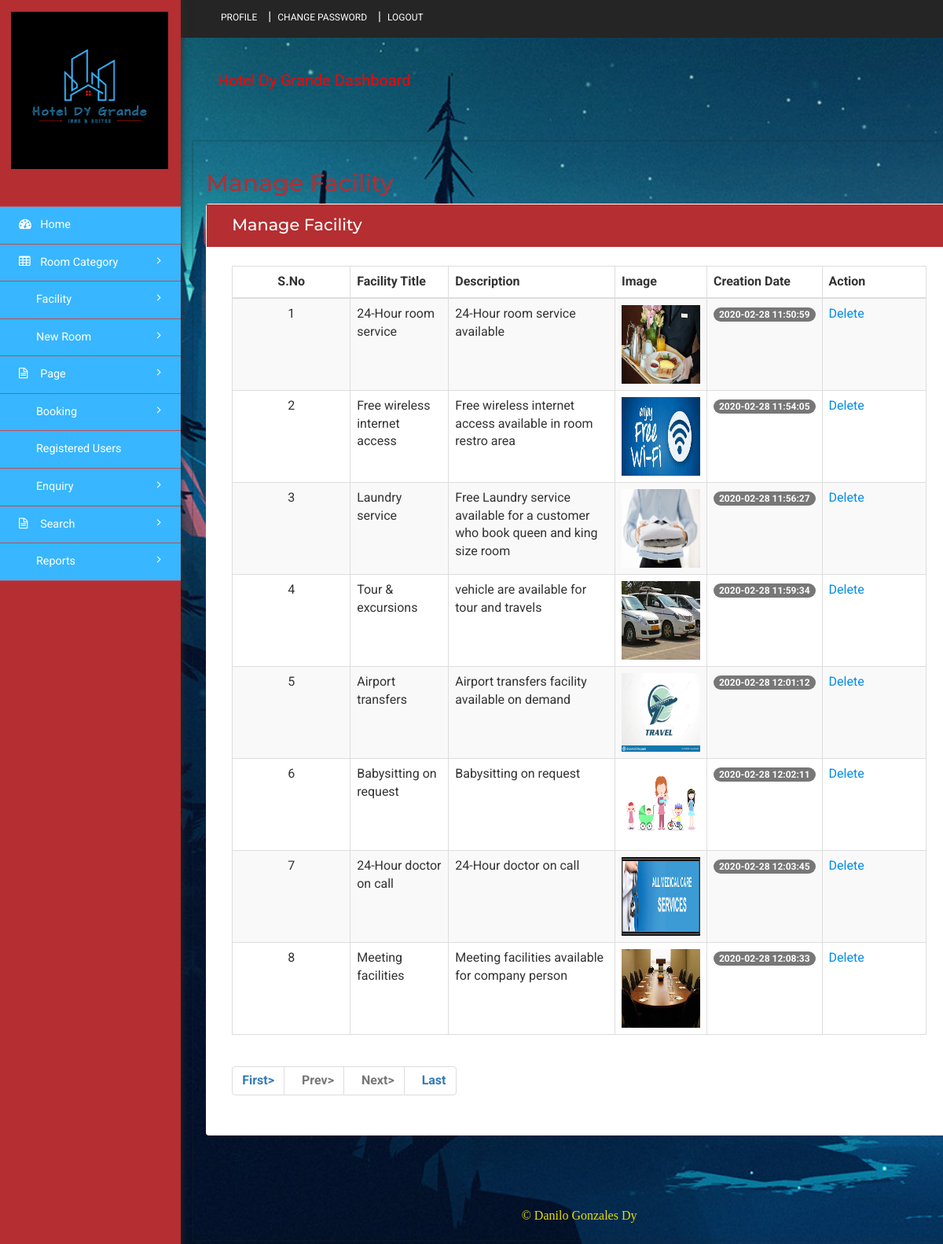
Screenshot of /admin/manage-facility.php (signed in) with the database file from the repository.
### tables this page shows
CREATE TABLE `tblfacility` (
  `ID` int(10) NOT NULL,
  `FacilityTitle` varchar(200) DEFAULT NULL,
  `Description` mediumtext DEFAULT NULL,
  `Image` varchar(200) DEFAULT NULL,
  `CreationDate` timestamp NULL DEFAULT current_timestamp()
);

### admin/manage-facility.php (the view, shortened to what this page needs)
<?php
include('includes/dbconnection.php');
if (strlen($_SESSION['hbmsaid']==0)) {
  header('location:logout.php');
  } else{
?>
<!DOCTYPE HTML>
<html>
<head>
<link href="css/bootstrap.min.css" rel='stylesheet' type='text/css' />
<link href="css/style.css" rel='stylesheet' type='text/css' />
<link href="css/font-awesome.css" rel="stylesheet">
<link rel="stylesheet" href="css/icon-font.min.css" type='text/css' />
</head>
<body>
   <div class="page-container">
	<div class="left-content">
	   <div class="inner-content">
			<?php include_once('includes/header.php');?>
			<div class="content">
<div class="women_main">
	<div class="grids">
					<div class="progressbar-heading grids-heading">
						<h2>Manage Facility</h2>
					</div>
					<div class="panel panel-widget forms-panel">
						<div class="forms">
							<div class="form-grids widget-shadow" data-example-id="basic-forms">
								<div class="form-title">
									<h4>Manage Facility </h4>
								</div>
								<div class="form-body">
									     <table class="table table-bordered table-striped table-vcenter js-dataTable-full-pagination">
                                <thead>
                                    <tr>
                                        <th class="text-center">S.No</th>
                                        <th>Facility Title</th>
                                        <th class="d-none d-sm-table-cell">Description</th>
                                        <th class="d-none d-sm-table-cell">Image</th>
                                        <th class="d-none d-sm-table-cell">Creation Date</th>
                                        <th class="d-none d-sm-table-cell" style="width: 15%;">Action</th>
                                       </tr>
                                </thead>
                                <tbody>
                                    <?php
                                    if (isset($_GET['pageno'])) {
            $pageno = $_GET['pageno'];
        } else {
            $pageno = 1;
        }
        $no_of_records_per_page = 10;
        $offset = ($pageno-1) * $no_of_records_per_page;
       $ret = "SELECT ID FROM tblfacility";
$query1 = $dbh -> prepare($ret);
$query1->execute();
$total_rows=$query1->rowCount();
$total_pages = ceil($total_rows / $no_of_records_per_page);
$sql="SELECT * from tblfacility LIMIT $offset, $no_of_records_per_page";
$query = $dbh -> prepare($sql);
$query->execute();
$results=$query->fetchAll(PDO::FETCH_OBJ);
$cnt=1;
if($query->rowCount() > 0)
{
foreach($results as $row)
{               ?>
                                    <tr>
                                        <td class="text-center"><?php echo htmlentities($cnt);?></td>
                                        <td class="font-w600"><?php  echo htmlentities($row->FacilityTitle);?></td>
                                        <td class="d-none d-sm-table-cell"><?php  echo htmlentities($row->Description);?></td>
                                         <td class="d-none d-sm-table-cell"><img src="images/<?php echo $row->Image;?>" width="100" height="100"></td>
                                        <td class="d-none d-sm-table-cell">
                                            <span class="badge badge-primary"><?php  echo htmlentities($row->CreationDate);?></span>
                                        </td>
                                         <td class="d-none d-sm-table-cell"><a href="manage-facility.php?delid=<?php echo ($row->ID);?>" onclick="return confirm('Do you really want to Delete ?');">Delete</a></td>
                                    </tr>
                                    <?php $cnt=$cnt+1;}} ?>
                                </tbody>
                            </table>
                            <div align="left">
    <ul class="pagination" >
        <li><a href="?pageno=1"><strong>First></strong></a></li>
        <li class="<?php if($pageno <= 1){ echo 'disabled'; } ?>">
            <a href="<?php if($pageno <= 1){ echo '#'; } else { echo "?pageno=".($pageno - 1); } ?>"><strong style="padding-left: 10px">Prev></strong></a>
        </li>
        <li class="<?php if($pageno >= $total_pages){ echo 'disabled'; } ?>">
            <a href="<?php if($pageno >= $total_pages){ echo '#'; } else { echo "?pageno=".($pageno + 1); } ?>"><strong style="padding-left: 10px">Next></strong></a>
        </li>
        <li><a href="?pageno=<?php echo $total_pages; ?>"><strong style="padding-left: 10px">Last</strong></a></li>
    </ul>
</div>
								</div>
							</div>
						</div>
					</div>
				</div>
<?php include_once('includes/footer.php');?>
</div>
</div>
		</div>
</div>
			<?php include_once('includes/sidebar.php');?>
							</div>
</body>
</html><?php }  ?>

### rows the page displays
tblfacility: FacilityTitle "24-Hour room service", Description "24-Hour room service available", Image (picture), CreationDate "2020-02-28 11:50:59"
tblfacility: FacilityTitle "Free wireless internet access", Description "Free wireless internet access available in room restro area", Image (picture), CreationDate "2020-02-28 11:54:05"
tblfacility: FacilityTitle "Laundry service", Description "Free Laundry service available for a customer who book queen and king size room", Image (picture), CreationDate "2020-02-28 11:56:27"
tblfacility: FacilityTitle "Tour & excursions", Description "vehicle are available for tour and travels", Image (picture), CreationDate "2020-02-28 11:59:34"
tblfacility: FacilityTitle "Airport transfers", Description "Airport transfers facility available on demand", Image (picture), CreationDate "2020-02-28 12:01:12"
tblfacility: FacilityTitle "Babysitting on request", Description "Babysitting on request", Image (picture), CreationDate "2020-02-28 12:02:11"
tblfacility: FacilityTitle "24-Hour doctor on call", Description "24-Hour doctor on call", Image (picture), CreationDate "2020-02-28 12:03:45"
tblfacility: FacilityTitle "Meeting facilities", Description "Meeting facilities available for company person", Image (picture), CreationDate "2020-02-28 12:08:33"
